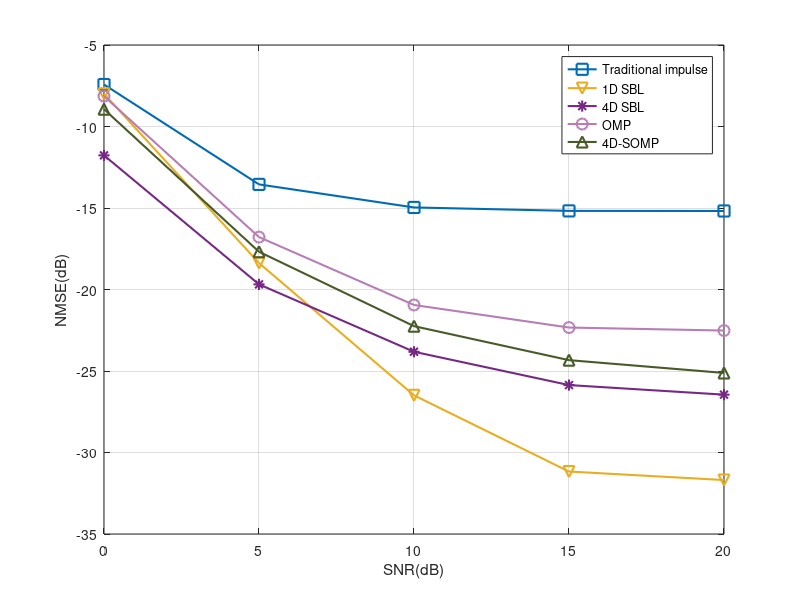
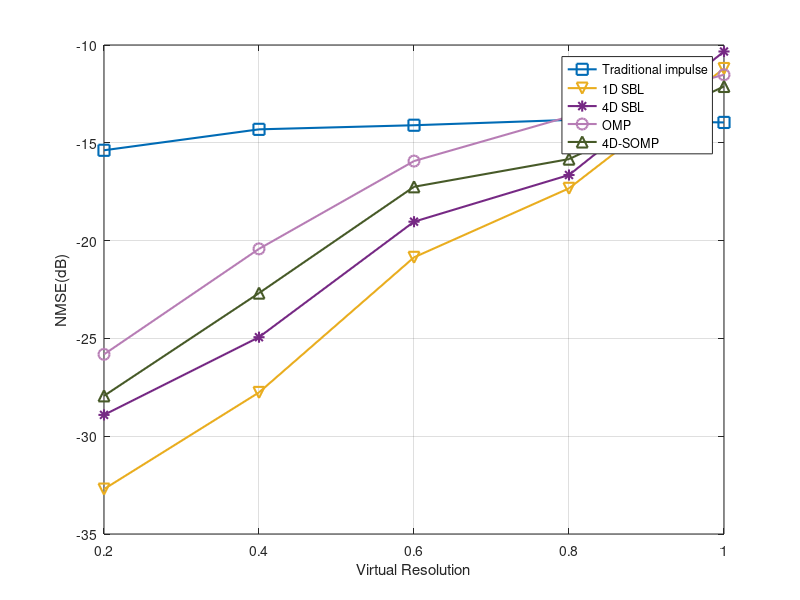
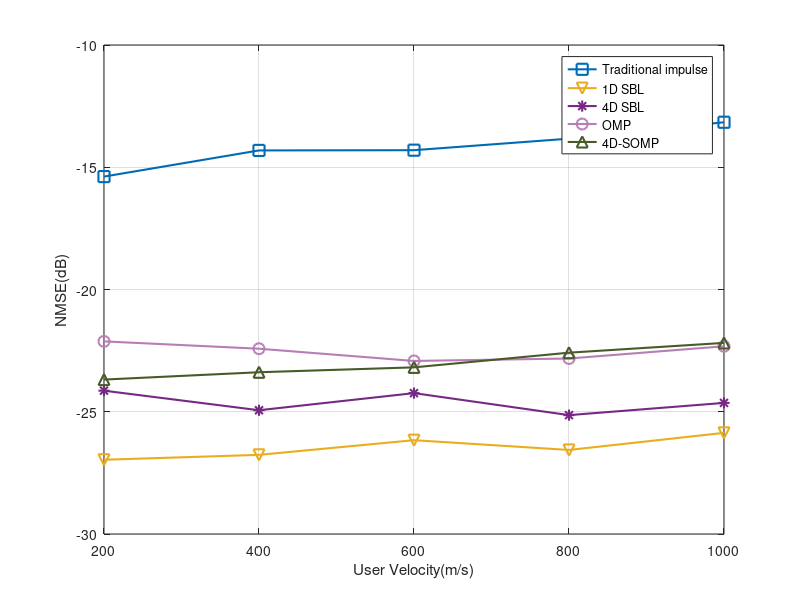
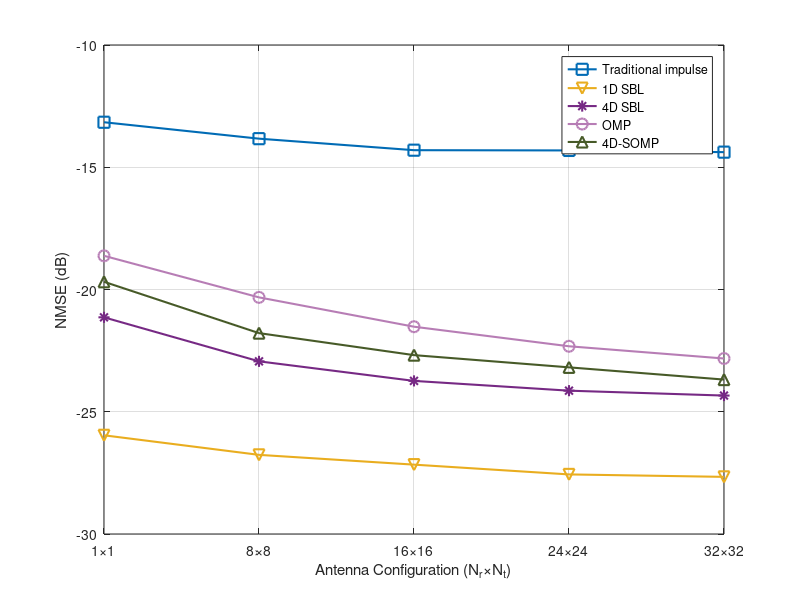

Write MATLAB code to recreate these figures, in order. (Note: this script raises an error after producing the figures.)
close all
clear all
clc

%% SNR
SNR_dB = 0:5:20;

NMSE_dB_trd = [-7.424, -13.552, -14.966, -15.177, -15.182];
NMSE_dB_1D = [-7.994, -18.376, -26.492, -31.167, -31.689];
NMSE_dB_4D = [-11.770, -19.684, -23.819, -25.863, -26.451];
NMSE_dB_omp = [-8.137, -16.784, -20.949, -22.334, -22.519];
NMSE_dB_4Dsomp = [-8.937, -17.684, -22.249, -24.334, -25.119];
NMSE_dB_CRLB = [-20.015, -25.015, -30.015, -35.015, -40.015];

colors = [0,107,182; %蓝1
          118,41,133; %紫2
          234,174,31; %黄3
          215,94,59; %橙4
          184,125,182; %粉紫5
          71,90,40; %绿6
          161,27,30]; %红7
colors = colors/256;

figure()

plot(SNR_dB,NMSE_dB_trd,'-s', 'Color', colors(1,:),'LineWidth',1.5,'MarkerSize',8);
hold on
plot(SNR_dB,NMSE_dB_1D,'-v', 'Color', colors(3,:),'LineWidth',1.5,'MarkerSize',8);
hold on
plot(SNR_dB,NMSE_dB_4D,'-*', 'Color', colors(2,:),'LineWidth',1.5,'MarkerSize',8);
hold on
plot(SNR_dB,NMSE_dB_omp,'-o', 'Color', colors(5,:),'LineWidth',1.5,'MarkerSize',8);
hold on
plot(SNR_dB,NMSE_dB_4Dsomp,'-^', 'Color', colors(6,:),'LineWidth',1.5,'MarkerSize',8);
% hold on
% plot(SNR_dB,NMSE_dB_CRLB,'-x', 'Color', colors(4,:),'LineWidth',1.5,'MarkerSize',8);
grid on

legend('Traditional impulse','1D SBL', '4D SBL','OMP','4D-SOMP');
xlabel('SNR(dB)')
ylabel('NMSE(dB)')

%% 分辨率
virtual = 0.2:0.2:1;

NMSE_dB_trd = [-15.382, -14.312, -14.102, -13.831, -13.959];
NMSE_dB_1D = [-32.705, -27.763, -20.856, -17.328, -11.202];
NMSE_dB_4D = [-28.911, -24.938, -19.034, -16.646, -10.332];
NMSE_dB_omp = [-25.816, -20.422, -15.934, -13.660, -11.521];
NMSE_dB_4Dsomp = [-27.937, -22.684, -17.249, -15.834, -12.119];
%NMSE_dB_CRLB = [0.214, 0.068, 0.021, 0.007, 0.002];

colors = [0,107,182; %蓝1
          118,41,133; %紫2
          234,174,31; %黄3
          215,94,59; %橙4
          184,125,182; %粉紫5
          71,90,40; %绿6
          161,27,30]; %红7
colors = colors/256;

figure()

plot(virtual,NMSE_dB_trd,'-s', 'Color', colors(1,:),'LineWidth',1.5,'MarkerSize',8);
hold on
plot(virtual,NMSE_dB_1D,'-v', 'Color', colors(3,:),'LineWidth',1.5,'MarkerSize',8);
hold on
plot(virtual,NMSE_dB_4D,'-*', 'Color', colors(2,:),'LineWidth',1.5,'MarkerSize',8);
hold on
plot(virtual,NMSE_dB_omp,'-o', 'Color', colors(5,:),'LineWidth',1.5,'MarkerSize',8);
hold on
plot(virtual,NMSE_dB_4Dsomp,'-^', 'Color', colors(6,:),'LineWidth',1.5,'MarkerSize',8);
grid on

legend('Traditional impulse','1D SBL', '4D SBL','OMP','4D-SOMP');
xlabel('Virtual Resolution')
ylabel('NMSE(dB)')

%% 速度
speed = 200:200:1000;

NMSE_dB_trd = [-15.382, -14.312, -14.302, -13.831, -13.159];
NMSE_dB_1D = [-26.963, -26.763, -26.163, -26.563, -25.863];
NMSE_dB_4D = [-24.138, -24.938, -24.238, -25.138, -24.638];
NMSE_dB_omp = [-22.122, -22.422, -22.922, -22.822, -22.322];
NMSE_dB_4Dsomp = [-23.684, -23.384, -23.184, -22.584, -22.184];

colors = [0,107,182; %蓝1
          118,41,133; %紫2
          234,174,31; %黄3
          215,94,59; %橙4
          184,125,182; %粉紫5
          71,90,40; %绿6
          161,27,30]; %红7
colors = colors/256;

figure()

plot(speed,NMSE_dB_trd,'-s', 'Color', colors(1,:),'LineWidth',1.5,'MarkerSize',8);
hold on
plot(speed,NMSE_dB_1D,'-v', 'Color', colors(3,:),'LineWidth',1.5,'MarkerSize',8);
hold on
plot(speed,NMSE_dB_4D,'-*', 'Color', colors(2,:),'LineWidth',1.5,'MarkerSize',8);
hold on
plot(speed,NMSE_dB_omp,'-o', 'Color', colors(5,:),'LineWidth',1.5,'MarkerSize',8);
hold on
plot(speed,NMSE_dB_4Dsomp,'-^', 'Color', colors(6,:),'LineWidth',1.5,'MarkerSize',8);
grid on

legend('Traditional impulse','1D SBL', '4D SBL','OMP','4D-SOMP');
xlabel('User Velocity(m/s)')
ylabel('NMSE(dB)')

%% 天线数
% 定义横轴数据（数值）
x_values = [0, 8, 16, 24, 32];  

% 定义横轴标签（字符串）
x_labels = {'1×1', '8×8', '16×16', '24×24', '32×32'};  

NMSE_dB_trd = [-13.159, -13.831, -14.302, -14.312, -14.382];
NMSE_dB_1D = [-25.963, -26.763, -27.163, -27.563, -27.663];
NMSE_dB_4D = [-21.138, -22.938, -23.738, -24.138, -24.338];
NMSE_dB_omp = [-18.622, -20.322, -21.522, -22.322, -22.822];
NMSE_dB_4Dsomp = [-19.684, -21.784, -22.684, -23.184, -23.684];

colors = [0,107,182; %蓝1
          118,41,133; %紫2
          234,174,31; %黄3
          215,94,59; %橙4
          184,125,182; %粉紫5
          71,90,40; %绿6
          161,27,30]; %红7
colors = colors/256;

figure()

plot(x_values,NMSE_dB_trd,'-s', 'Color', colors(1,:),'LineWidth',1.5,'MarkerSize',8);
hold on
plot(x_values,NMSE_dB_1D,'-v', 'Color', colors(3,:),'LineWidth',1.5,'MarkerSize',8);
hold on
plot(x_values,NMSE_dB_4D,'-*', 'Color', colors(2,:),'LineWidth',1.5,'MarkerSize',8);
hold on
plot(x_values,NMSE_dB_omp,'-o', 'Color', colors(5,:),'LineWidth',1.5,'MarkerSize',8);
hold on
plot(x_values,NMSE_dB_4Dsomp,'-^', 'Color', colors(6,:),'LineWidth',1.5,'MarkerSize',8);
grid on

% 设置横轴标签
xticks(x_values);          % 设置刻度位置
xticklabels(x_labels);     % 设置刻度标签
xlim([0, 32]);

% 设置图形样式
grid on;
legend('Traditional impulse','1D SBL', '4D SBL','OMP','4D-SOMP');
xlabel('Antenna Configuration (N_r×N_t)');
ylabel('NMSE (dB)');

%% 28GHz and 625kHz
SNR_dB = 0:5:20;

NMSE_dB_trd = [-7.019, -12.424, -13.477, -13.606, -13.635];
NMSE_dB_1D = [-7.831, -17.887, -26.356, -28.925, -31.449];
NMSE_dB_4D = [-9.986, -17.767, -23.457, -25.470, -27.397];
NMSE_dB_omp = [-8.355, -17.330, -21.900, -23.332, -23.565];
NMSE_dB_4Dsomp = [-8.937, -17.684, -22.249, -24.334, -25.119];
NMSE_dB_CRLB = [-20.015, -25.015, -30.015, -35.015, -40.015];

colors = [0,107,182; %蓝1
          118,41,133; %紫2
          234,174,31; %黄3
          215,94,59; %橙4
          184,125,182; %粉紫5
          71,90,40; %绿6
          161,27,30]; %红7
colors = colors/256;

figure()

plot(SNR_dB,NMSE_dB_trd,'-s', 'Color', colors(1,:),'LineWidth',1.5,'MarkerSize',8);
hold on
plot(SNR_dB,NMSE_dB_1D,'-v', 'Color', colors(3,:),'LineWidth',1.5,'MarkerSize',8);
hold on
plot(SNR_dB,NMSE_dB_4D,'-*', 'Color', colors(2,:),'LineWidth',1.5,'MarkerSize',8);
hold on
plot(SNR_dB,NMSE_dB_omp,'-o', 'Color', colors(5,:),'LineWidth',1.5,'MarkerSize',8);
hold on
plot(SNR_dB,NMSE_dB_4Dsomp,'-^', 'Color', colors(6,:),'LineWidth',1.5,'MarkerSize',8);
hold on
% plot(SNR_dB,NMSE_dB_CRLB,'-x', 'Color', colors(4,:),'LineWidth',1.5,'MarkerSize',8);
% grid on

legend('Traditional impulse','1D SBL', '4D SBL','OMP','4D-SOMP');
xlabel('SNR(dB)')
ylabel('NMSE(dB)')

%% 导频数量
SNR_dB = 1:2:9;

NMSE_dB_trd = [-15.146, -15.270, -16.363, -16.966, -17.389];
NMSE_dB_1D = [-23.667, -25.492, -27.181, -28.331, -28.458];
NMSE_dB_4D = [-21.653, -22.920, -23.819, -24.307, -24.513];
NMSE_dB_omp = [-18.220, -19.902, -21.945, -22.959, -23.249];
NMSE_dB_4Dsomp = [-20.220, -22.102, -23.345, -23.959, -24.249];

colors = [0,107,182; %蓝1
          118,41,133; %紫2
          234,174,31; %黄3
          215,94,59; %橙4
          184,125,182; %粉紫5
          71,90,40; %绿6
          161,27,30]; %红7
colors = colors/256;

figure()

plot(SNR_dB,NMSE_dB_trd,'-s', 'Color', colors(1,:),'LineWidth',1.5,'MarkerSize',8);
hold on
plot(SNR_dB,NMSE_dB_1D,'-v', 'Color', colors(3,:),'LineWidth',1.5,'MarkerSize',8);
hold on
plot(SNR_dB,NMSE_dB_4D,'-*', 'Color', colors(2,:),'LineWidth',1.5,'MarkerSize',8);
hold on
plot(SNR_dB,NMSE_dB_omp,'-o', 'Color', colors(5,:),'LineWidth',1.5,'MarkerSize',8);
hold on
plot(SNR_dB,NMSE_dB_4Dsomp,'-^', 'Color', colors(6,:),'LineWidth',1.5,'MarkerSize',8);
grid on

legend('Traditional impulse','1D SBL', '4D SBL','OMP','4D-SOMP');
xlabel('Pilot Quantity')
ylabel('NMSE(dB)')

%% SNR
% 数据定义
SNR_dB = [0, 5, 10, 15, 20];

% 各算法的NMSE结果 (dB)
NMSE_1D_SBL = [-4.60, -14.52, -22.82, -27.29, -27.66];
NMSE_2D_SBL = [-7.12, -15.57, -19.98, -22.07, -22.45];
NMSE_Hierarchical_1D = [-7.13, -17.18, -26.25, -30.52, -31.36];
NMSE_Hierarchical_2D = [-7.49, -15.94, -20.96, -23.34, -23.86];
NMSE_OMP = [-5.06, -14.34, -19.67, -21.39, -21.46];
NMSE_Traditional = [-4.42, -11.76, -14.08, -14.42, -14.46];
NMSE_CRLB = [-23.79, -29.45, -33.98, -38.73, -43.17];

% 颜色定义
colors = [0,107,182;     % 蓝色 - 1D SBL
          118,41,133;    % 紫色 - 2D SBL  
          234,174,31;    % 黄色 - 分层1D SBL
          215,94,59;     % 橙色 - 分层2D SBL
          184,125,182;   % 淡紫色 - OMP
          71,90,40;      % 绿色 - Traditional
          161,27,30]/256; % 红色 - CRLB

% 创建图形
figure('Position', [100, 100, 800, 600]);
hold on; grid on; box on;

% 绘制各算法性能曲线
plot(SNR_dB, NMSE_1D_SBL, '-s', 'Color', colors(1,:), 'LineWidth', 2, 'MarkerSize', 8, 'DisplayName', '1D SBL');
plot(SNR_dB, NMSE_2D_SBL, '-o', 'Color', colors(2,:), 'LineWidth', 2, 'MarkerSize', 8, 'DisplayName', '4D SBL');
plot(SNR_dB, NMSE_Hierarchical_1D, '-^', 'Color', colors(3,:), 'LineWidth', 2, 'MarkerSize', 8, 'DisplayName', 'Hierarchical 1D SBL');
plot(SNR_dB, NMSE_Hierarchical_2D, '-v', 'Color', colors(4,:), 'LineWidth', 2, 'MarkerSize', 8, 'DisplayName', 'Hierarchical 4D SBL');
plot(SNR_dB, NMSE_OMP, '-d', 'Color', colors(5,:), 'LineWidth', 2, 'MarkerSize', 8, 'DisplayName', 'OMP');
plot(SNR_dB, NMSE_Traditional, '-p', 'Color', colors(6,:), 'LineWidth', 2, 'MarkerSize', 8, 'DisplayName', 'Traditional Impulse');
plot(SNR_dB, NMSE_CRLB, '--', 'Color', colors(7,:), 'LineWidth', 2, 'DisplayName', 'CRLB');

% 图形设置
xlabel('SNR (dB)', 'FontSize', 12, 'FontWeight', 'bold');
ylabel('NMSE (dB)', 'FontSize', 12, 'FontWeight', 'bold');
legend('Location', 'best', 'FontSize', 10);

%% speed
% 数据定义
k_max_values = 200:200:1000;
% 各算法的NMSE结果 (dB)
NMSE_1D_SBL = [-24.17, -22.88, -22.69, -23.83, -22.99];
NMSE_2D_SBL = [-18.96, -19.85, -19.23, -21.31, -20.88];
NMSE_Hierarchical_1D = [-24.91, -24.20, -24.98, -25.40, -24.21];
NMSE_Hierarchical_2D = [-19.43, -19.81, -19.83, -21.25, -21.60];
NMSE_OMP = [-19.82, -19.14, -18.94, -19.75, -19.33];
NMSE_Traditional = [-13.02, -14.02, -14.09, -15.53, -15.11];

% 颜色定义
colors = [0,107,182;     % 蓝色 - 1D SBL
          118,41,133;    % 紫色 - 2D SBL
          234,174,31;    % 黄色 - 分层1D SBL
          215,94,59;     % 橙色 - 分层2D SBL
          184,125,182;   % 淡紫色 - OMP
          71,90,40;      % 绿色 - Traditional
          161,27,30]/256; % 红色 - CRLB

% 创建图形
figure('Position', [100, 100, 800, 600]);
hold on; grid on; box on;

% 绘制各算法性能曲线
plot(k_max_values, NMSE_1D_SBL, '-s', 'Color', colors(1,:), 'LineWidth', 2, 'MarkerSize', 8, 'DisplayName', '1D SBL');
plot(k_max_values, NMSE_2D_SBL, '-o', 'Color', colors(2,:), 'LineWidth', 2, 'MarkerSize', 8, 'DisplayName', '4D SBL');
plot(k_max_values, NMSE_Hierarchical_1D, '-^', 'Color', colors(3,:), 'LineWidth', 2, 'MarkerSize', 8, 'DisplayName', 'Hierarchical 1D SBL');
plot(k_max_values, NMSE_Hierarchical_2D, '-v', 'Color', colors(4,:), 'LineWidth', 2, 'MarkerSize', 8, 'DisplayName', 'Hierarchical 4D SBL');
plot(k_max_values, NMSE_OMP, '-d', 'Color', colors(5,:), 'LineWidth', 2, 'MarkerSize', 8, 'DisplayName', 'OMP');
plot(k_max_values, NMSE_Traditional, '-p', 'Color', colors(6,:), 'LineWidth', 2, 'MarkerSize', 8, 'DisplayName', 'Traditional Impulse');

% 图形设置
xlabel('User Velocity(km/h)', 'FontSize', 12, 'FontWeight', 'bold');
ylabel('NMSE (dB)', 'FontSize', 12, 'FontWeight', 'bold');
legend('Location', 'best', 'FontSize', 10);

%% complexity
time_1D_SBL = [0.00927560380000000; 0.2268424420000000; 2.232768580000000; 185.849226120000000; 2.023531007540000e+04];
time_2D_SBL = [0.0363749400000000; 0.200561380000000; 0.923877720000000; 7.827660180000000; 274.875926660000000];
time_hierarchical_1D = [0.00847861200000000; 0.168392440000000; 1.625551160000000; 64.483696260000000; 3128.345894460000000];
time_hierarchical_2D = [0.0310211320000000; 0.161548000000000; 0.731960140000000; 5.864260720000000; 264.221267280000001];
time_OMP = [0.00510530240000000; 0.0154778960000000; 0.0428915860000000; 0.0890051320000000; 0.3485851900000000];
time_traditional = [9.665600000000000e-05; 3.350000000000000e-05; 4.646000000000000e-05; 3.534000000000000e-05; 4.402000000000000e-05];

resolution_values = [0.6, 0.4, 0.3, 0.2, 0.1];  % 从粗到细的分辨率

theoretical_base_1D = 1e-2/5;  % 1D
theoretical_complexity_1D = theoretical_base_1D ./ (resolution_values.^8);
theoretical_base_4D = 1e-3;  % 4D
theoretical_complexity_4D = theoretical_base_4D ./ (resolution_values.^5);

colors = [0,107,182;     % 蓝1
          118,41,133;    % 紫2
          234,174,31;    % 黄3
          215,94,59;     % 橙4
          184,125,182;   % 粉紫5
          71,90,40;      % 绿6
          161,27,30];    % 红7
colors = colors/256;

figure('Position', [100, 100, 800, 600]);

% 绘制实际算法数据
semilogy(resolution_values, time_1D_SBL, '-v', 'Color', colors(3,:), 'LineWidth', 2, 'MarkerSize', 8);
hold on;
semilogy(resolution_values, time_2D_SBL./10, '-*', 'Color', colors(2,:), 'LineWidth', 2, 'MarkerSize', 8);
semilogy(resolution_values, time_hierarchical_1D, '-s', 'Color', colors(1,:), 'LineWidth', 2, 'MarkerSize', 8);
semilogy(resolution_values, time_hierarchical_2D./10, '-o', 'Color', colors(4,:), 'LineWidth', 2, 'MarkerSize', 8);
semilogy(resolution_values, time_OMP, '-d', 'Color', colors(6,:), 'LineWidth', 2, 'MarkerSize', 8);
semilogy(resolution_values, time_traditional, '-x', 'Color', colors(7,:), 'LineWidth', 2, 'MarkerSize', 8);
semilogy(resolution_values, theoretical_complexity_1D./10, '--', 'Color', [0.5, 0.5, 0.5], 'LineWidth', 3, 'MarkerSize', 8);
semilogy(resolution_values, theoretical_complexity_4D./10, '--', 'Color', [0, 0, 0], 'LineWidth', 3, 'MarkerSize', 8);

grid on;
xlabel('Grid Resolution');
ylabel('Average Computation Time (s)');
legend('1D SBL', '4D SBL', 'Hierarchical 1D SBL', 'Hierarchical 4D SBL', 'OMP', 'Traditional', '1D Theoretical', '4D Theoretical', 'Location', 'best');
set(gca, 'XDir', 'reverse');  % 反转x轴，使分辨率从粗到细
xlim([0.1, 0.6]);

%% P_values
P_values = 3:3:15;

NMSE_dB_1D = [-23.448517138404306;-22.971699560529170;-23.193184817294174;-21.251903946573055;-20.857743796207174];
NMSE_dB_2D = [-22.201925418127285;-21.501362874064604;-19.656259577305540;-17.278741318341090;-16.709454889937607];
NMSE_dB_hierarchical_1D = [-23.608667572719790;-23.516155505101830;-23.647963774182920;-21.928227766755157;-21.570754287347790];
NMSE_dB_hierarchical_2D = [-22.601925418127285;-21.501362874064604;-19.174359577305540;-17.778741318341090;-17.109454889937607];
NMSE_dB_OMP = [-21.317709304993720;-20.864123360289220;-18.544583032841143;-18.309309234557393;-16.743170025652418];
NMSE_dB_traditional = [-14.194801156103967;-13.949399321323390;-14.799019738895527;-14.026600547589112;-13.751221755132867];

figure('Position', [100, 100, 800, 600]);

plot(P_values, NMSE_dB_1D, '-s', 'Color', colors(1,:), 'LineWidth', 2, 'MarkerSize', 8);
hold on;
plot(P_values, NMSE_dB_2D, '-o', 'Color', colors(2,:), 'LineWidth', 2, 'MarkerSize', 8);
plot(P_values, NMSE_dB_hierarchical_1D, '-^', 'Color', colors(3,:), 'LineWidth', 2, 'MarkerSize', 8);
plot(P_values, NMSE_dB_hierarchical_2D, '-v', 'Color', colors(4,:), 'LineWidth', 2, 'MarkerSize', 8);
plot(P_values, NMSE_dB_OMP, '-d', 'Color', colors(5,:), 'LineWidth', 2, 'MarkerSize', 8);
plot(P_values, NMSE_dB_traditional, '-p', 'Color', colors(6,:), 'LineWidth', 2, 'MarkerSize', 8);
grid on;
xlabel('Number of Paths P', 'FontSize', 12, 'FontWeight', 'bold');
ylabel('NMSE (dB)', 'FontSize', 12, 'FontWeight', 'bold');
legend('1D SBL', '4D SBL', 'Hierarchical 1D SBL', 'Hierarchical 4D SBL', 'OMP', 'Traditional', 'Location', 'best');
set(gca, 'FontSize', 11, 'XTick', [3, 6, 9, 12, 15]);
xlim([3, 15]);

%% threshold
NMSE_dB_hierarchical_1D = [-22.307877832236773;-23.321289363416298;-26.160896145639697;-25.647446247343860;-23.966810980515994];
NMSE_dB_hierarchical_2D = [-19.797030660511815;-19.053113543206916;-20.452862126864886;-20.789433260275313;-19.994164706908710];

colors = [234,174,31;     % 黄色 - 分层1D SBL
          215,94,59]/256; % 橙色 - 分层2D SBL

% 创建包含4个子图的图形
figure('Position', [100, 100, 800, 600]);

% 子图1: NMSE性能对比
plot(threshold_ratio_values, NMSE_dB_hierarchical_1D, '-^', 'Color', colors(1,:), 'LineWidth', 2, 'MarkerSize', 8);
hold on;
plot(threshold_ratio_values, NMSE_dB_hierarchical_2D, '-v', 'Color', colors(2,:), 'LineWidth', 2, 'MarkerSize', 8);
grid on;
xlabel('Threshold Ratio', 'FontSize', 12, 'FontWeight', 'bold');
ylabel('NMSE (dB)', 'FontSize', 12, 'FontWeight', 'bold');
legend('Hierarchical 1D SBL', 'Hierarchical 4D SBL', 'Location', 'best');
set(gca, 'FontSize', 11);
ylim([-27, -18]);